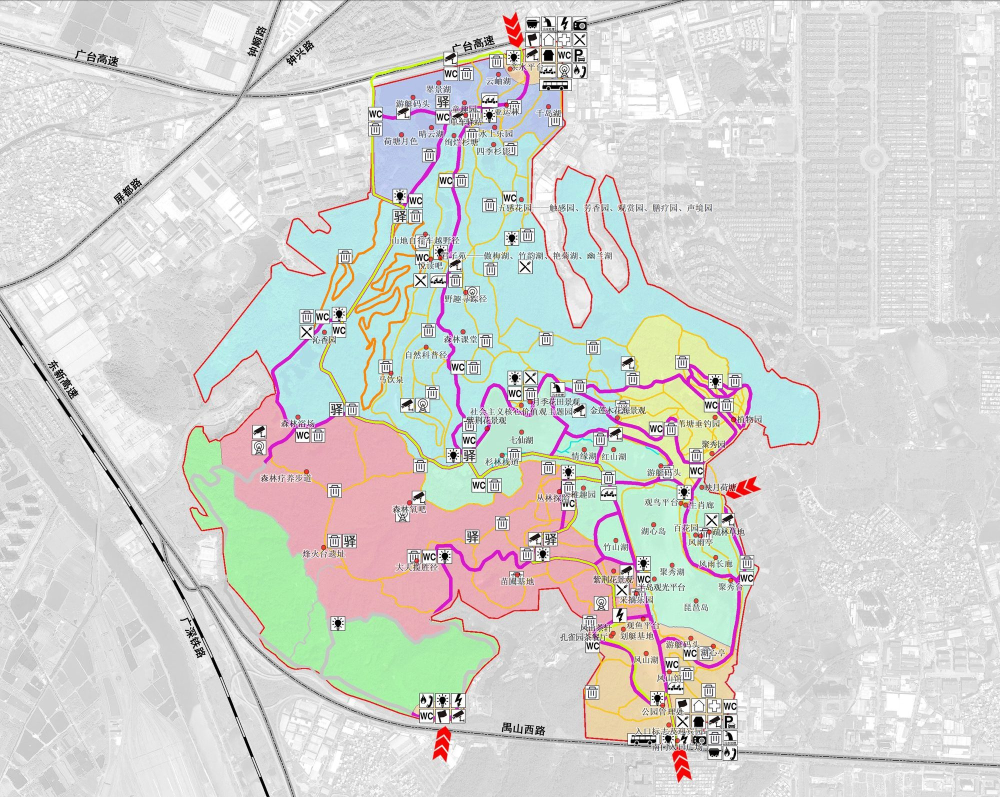
#> input picture maps/park.jpg, 2000 x 1594 px, found by its file name (shown at 1/2 size)
$ python extract-roads.py
#> lines starting #> are read from the running program, lines starting #| are printed output that depends on the picture
#!/usr/bin/env python3
"""从规划图提取除红色轮廓外的彩色路网，写出 src/data/roads.js"""
from collections import deque
from pathlib import Path
from PIL import Image

ROOT = Path(__file__).resolve().parents[1]
SRC = ROOT / "public/maps/park.jpg"
OUT = ROOT / "src/data/roads.js"


def is_red(r, g, b):
    return r >= 150 and g <= 95 and b <= 95 and r >= g + 65 and r >= b + 65


def is_route(r, g, b):
    if is_red(r, g, b):
        return False
    mx, mn = max(r, g, b), min(r, g, b)
    sat = 0 if mx == 0 else (mx - mn) / mx
    if sat < 0.22 or (r + g + b) / 3 > 232:
        return False
    # 图上的紫/洋红主路
    mag = r >= 140 and b >= 110 and g <= 140 and (r - g) >= 40 and (b - g) >= 12
    mag2 = r >= 110 and b >= 100 and 35 <= g <= 120 and (r - g) >= 28 and (b - g) >= 18
    # 橙色、褐色小路
    ora = r >= 150 and 65 <= g <= 170 and b <= 100 and (r - g) >= 22 and (r - b) >= 48
    # 少量黄线，排除成片黄底
    yel = r >= 190 and g >= 155 and b <= 85 and (r - b) >= 110 and sat >= 0.4
    return mag or mag2 or ora or yel


def dilate(grid, times=1):
    h, w = len(grid), len(grid[0])
    cur = grid
    for _ in range(times):
        nxt = [row[:] for row in cur]
        for y in range(h):
            for x in range(w):
                if not cur[y][x]:
                    continue
                for dy in (-1, 0, 1):
                    for dx in (-1, 0, 1):
                        nx, ny = x + dx, y + dy
                        if 0 <= nx < w and 0 <= ny < h:
                            nxt[ny][nx] = 1
        cur = nxt
    return cur


def components(grid):
    h, w = len(grid), len(grid[0])
    seen = [[False] * w for _ in range(h)]
    comps = []
    for y in range(h):
        for x in range(w):
            if not grid[y][x] or seen[y][x]:
                continue
            q = deque([(x, y)])
            seen[y][x] = True
            cells = []
            while q:
                cx, cy = q.popleft()
                cells.append((cx, cy))
                for dx, dy in (
                    (1, 0),
                    (-1, 0),
                    (0, 1),
                    (0, -1),
                    (1, 1),
                    (1, -1),
                    (-1, 1),
                    (-1, -1),
                ):
                    nx, ny = cx + dx, cy + dy
                    if 0 <= nx < w and 0 <= ny < h and grid[ny][nx] and not seen[ny][nx]:
                        seen[ny][nx] = True
                        q.append((nx, ny))
            comps.append(cells)
    return comps


def drop_blobs(grid, max_area):
    for cells in components(grid):
        if len(cells) > max_area:
            for x, y in cells:
                grid[y][x] = 0
    return grid


def neighbors8(grid, x, y):
    h, w = len(grid), len(grid[0])
    pts = []
    for dy in (-1, 0, 1):
        for dx in (-1, 0, 1):
            if dx == 0 and dy == 0:
                continue
            nx, ny = x + dx, y + dy
            if 0 <= nx < w and 0 <= ny < h:
                pts.append(grid[ny][nx])
            else:
                pts.append(0)
    # p2 top, clockwise
    return [pts[1], pts[2], pts[4], pts[7], pts[6], pts[5], pts[3], pts[0]]


def zhang_suen(grid):
    h, w = len(grid), len(grid[0])
    changed = True
    while changed:
        changed = False
        for step in (0, 1):
            mark = []
            for y in range(1, h - 1):
                for x in range(1, w - 1):
                    if not grid[y][x]:
                        continue
                    n = neighbors8(grid, x, y)
                    b = sum(1 for v in n if v)
                    if b < 2 or b > 6:
                        continue
                    a = 0
                    for i in range(8):
                        if n[i] == 0 and n[(i + 1) % 8] == 1:
                            a += 1
                    if a != 1:
                        continue
                    if step == 0:
                        if n[0] * n[2] * n[4] != 0:
                            continue
                        if n[2] * n[4] * n[6] != 0:
                            continue
                    else:
                        if n[0] * n[2] * n[6] != 0:
                            continue
                        if n[0] * n[4] * n[6] != 0:
                            continue
                    mark.append((x, y))
            if mark:
                changed = True
                for x, y in mark:
                    grid[y][x] = 0
    return grid


def bridge(grid, maxd=10):
    h, w = len(grid), len(grid[0])
    changed = True
    while changed:
        changed = False
        comps = sorted(components(grid), key=len, reverse=True)
        if len(comps) <= 1:
            break
        main = comps[0]
        best = None
        for other in comps[1:]:
            if len(other) < 6:
                continue
            bd = 10**9
            pair = None
            for ax, ay in other[::2]:
                for bx, by in main[::3]:
                    d = abs(ax - bx) + abs(ay - by)
                    if d < bd:
                        bd = d
                        pair = ((ax, ay), (bx, by))
            if pair and bd <= maxd and (best is None or bd < best[0]):
                best = (bd, pair)
        if not best:
            break
        (ax, ay), (bx, by) = best[1]
        steps = max(abs(bx - ax), abs(by - ay), 1)
        for i in range(steps + 1):
            x = ax + round((bx - ax) * i / steps)
            y = ay + round((by - ay) * i / steps)
            if 0 <= x < w and 0 <= y < h:
                grid[y][x] = 1
        changed = True
    return grid


def main():
    src = Image.open(SRC).convert("RGB")
#> src is the input picture: PIL image 2000x1594 RGB; mean R, G, B 211.3, 211.6, 208.1
    W, H = 500, 399
    im = src.resize((W, H), Image.BILINEAR)
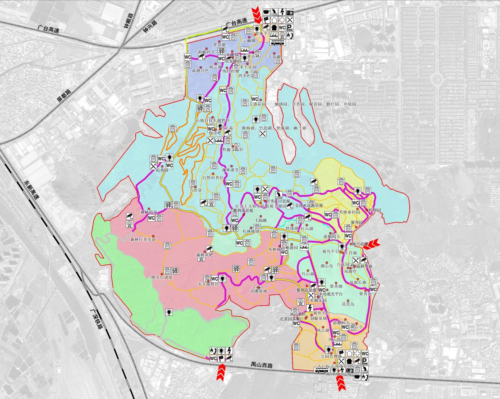
#> im: PIL image 500x399 RGB; mean R, G, B 211.4, 211.6, 208.2
    px = im.load()
    walk = [[0] * W for _ in range(H)]
    for y in range(H):
        for x in range(W):
            walk[y][x] = 1 if is_route(*px[x, y]) else 0
#> after the loop, walk = 399 items
    walk = drop_blobs(walk, 800)
#> in components, `h, w = len(grid), len(grid[0])`: h = 399; w = 500
#> in components, `seen = [[False] * w for _ in range(h)]`: seen = 399 items
#> the loop in drop_blobs, `for cells in components(grid):` made 278 passes
#> cells on passes 1 to 3: [(253, 15)], [(257, 18)], [(261, 20)]
    walk = dilate(walk, 1)
#> in dilate, `h, w = len(grid), len(grid[0])`: h = 399; w = 500
#> in dilate, `cur = grid`: cur = 399 items

    GW, GH = W // 2, H // 2
    grid = [[0] * GW for _ in range(GH)]
    for y in range(GH):
        for x in range(GW):
            if (
                walk[2 * y][2 * x]
                or walk[2 * y][min(2 * x + 1, W - 1)]
                or walk[min(2 * y + 1, H - 1)][2 * x]
                or walk[min(2 * y + 1, H - 1)][min(2 * x + 1, W - 1)]
            ):
                grid[y][x] = 1
    grid = bridge(grid, 12)
    grid = zhang_suen(grid)
    grid = bridge(grid, 10)
    comps = components(grid)
    for cells_c in comps:
        if len(cells_c) < 40:
            for x, y in cells_c:
                grid[y][x] = 0
    comps = components(grid)
    cells = [y * GW + x for y in range(GH) for x in range(GW) if grid[y][x]]
    OUT.write_text(
        "// 从图上彩色路网提取，已排除红色轮廓。\n"
        f"export const GRID_W = {GW}\n"
        f"export const GRID_H = {GH}\n"
        f"export const WALK_CELLS = [{','.join(str(c) for c in cells)}]\n"
    )
    print("components", len(comps), "top", sorted((len(c) for c in comps), reverse=True)[:6])
    print("wrote", OUT, "cells", len(cells), "grid", GW, GH)


if __name__ == "__main__":
    main()
